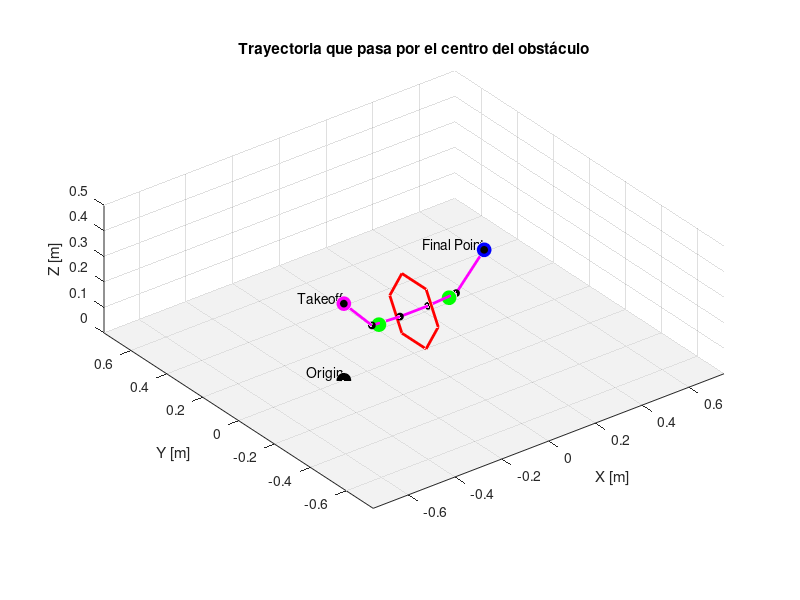

MATLAB code to generate this figure: (Note: this script raises an error after producing the figure.)
% =========================================================================
% PROYECTO DE GRADUACIÓN: HERRAMIENTAS DE SOFTWARE PARA CRAZYFLIE
% Pablo Javier Caal Leiva - 20538
% -------------------------------------------------------------------------
% Prueba de obstáculo hexagonal en Crazyflie con Flow Deck
% =========================================================================

%% Añadir al path las carpetas de comandos usando una ruta relativa
addpath('../../Crazyflie-Matlab');
addpath('../../Robotat');

%% Generación de trayectoria interpolada
% Puntos importantes
origin = [-0.3, 0, 0];
takeoff_point = origin(1:3) + [0,0,0.3];
obstacle_point = [0, 0, 0.3, 0, 0, deg2rad(0)]; 
final_point = [0.3, 0, 0.3];

% Geometría del obstáculo
diameter = 0.27;
radius = diameter / 2;
obstacle_point(3) = obstacle_point(3) - radius;
theta = linspace(0, 2*pi, 7); 
hexagon_y = radius * cos(theta); 
hexagon_z = radius * sin(theta) + obstacle_point(3); 
apply_yaw = @(x, y, yaw) [cos(yaw) -sin(yaw); sin(yaw) cos(yaw)] * [x; y];
yaw_obstacle = obstacle_point(6);  % Ángulo de yaw en radianes
rotated_hexagon = apply_yaw(zeros(size(hexagon_y)), hexagon_y, yaw_obstacle);

obstacle_distance = 0.15;  
pre_obstacle = obstacle_point(1:3) - obstacle_distance * [cos(yaw_obstacle), sin(yaw_obstacle), 0];
post_obstacle = obstacle_point(1:3) + obstacle_distance * [cos(yaw_obstacle), sin(yaw_obstacle), 0];

% Crear la figura
figure;
hold on;
[x_floor, y_floor] = meshgrid(-1:0.1:1, -1:0.1:1);
z_floor = zeros(size(x_floor));
surf(x_floor, y_floor, z_floor, 'FaceColor', [0.9 0.9 0.9], 'EdgeColor', 'none', 'FaceAlpha', 0.5); % Dibujar el piso

% Graficar el obstáculo rotado con el yaw aplicado
plot3(obstacle_point(1) + rotated_hexagon(1, :), obstacle_point(2) + rotated_hexagon(2, :), hexagon_z, 'r', 'LineWidth', 2);
% Graficar el origen como un punto
plot3(origin(1), origin(2), origin(3), 'ko', 'MarkerSize', 10, 'MarkerFaceColor', 'k');
text(origin(1), origin(2), origin(3), 'Origin', 'VerticalAlignment', 'bottom', 'HorizontalAlignment', 'right');
% Graficar el punto de takeoff como un punto
plot3(takeoff_point(1), takeoff_point(2), takeoff_point(3), 'mo', 'MarkerSize', 10, 'MarkerFaceColor', 'm');
text(takeoff_point(1), takeoff_point(2), takeoff_point(3), 'Takeoff', 'VerticalAlignment', 'bottom', 'HorizontalAlignment', 'right');
% Graficar el punto final como un punto
plot3(final_point(1), final_point(2), final_point(3), 'bo', 'MarkerSize', 10, 'MarkerFaceColor', 'b');
text(final_point(1), final_point(2), final_point(3), 'Final Point', 'VerticalAlignment', 'bottom', 'HorizontalAlignment', 'right');
% Graficar el punto pre-obstacle y post-obstacle
plot3(pre_obstacle(1), pre_obstacle(2), pre_obstacle(3), 'go', 'MarkerSize', 10, 'MarkerFaceColor', 'g');
plot3(post_obstacle(1), post_obstacle(2), post_obstacle(3), 'go', 'MarkerSize', 10, 'MarkerFaceColor', 'g');

% Trayectoria e interpolación
trajectory_points = [takeoff_point; pre_obstacle; obstacle_point(1:3); post_obstacle; final_point];
n_interp = 6; 
t = 1:size(trajectory_points, 1); 
t_interp = linspace(1, t(end), n_interp); 
x_interp = interp1(t, trajectory_points(:, 1), t_interp, 'pchip');
y_interp = interp1(t, trajectory_points(:, 2), t_interp, 'pchip');
z_interp = interp1(t, trajectory_points(:, 3), t_interp, 'pchip');
plot3(x_interp, y_interp, z_interp, 'm-', 'LineWidth', 2); % Línea suave
plot3(x_interp, y_interp, z_interp, 'ko', 'MarkerSize', 5, 'MarkerFaceColor', 'k'); % Puntos interpolados

% Configurar los ejes
xlabel('X [m]');
ylabel('Y [m]');
zlabel('Z [m]');
title('Trayectoria que pasa por el centro del obstáculo');
grid on;
axis equal;
xlim([-0.75 0.75]); % Ajustar límites en X
ylim([-0.75 0.75]); % Ajustar límites en Y
zlim([0 0.5]); % Ajustar límites en Z para ver desde el suelo hacia arriba
view(3);
hold off;

% Generar el array de la trayectoria sin el primer punto
x_interp = x_interp(2:end);
y_interp = y_interp(2:end);
z_interp = z_interp(2:end);
trajectory = [x_interp', y_interp', z_interp'];


%% Ejecución de prueba de 9despegue y aterrizaje
dron_id = 8;    
crazyflie_1 = crazyflie_connect(dron_id);
pause(1);
crazyflie_set_position(crazyflie_1, -0.3, 0, 0);
pause(1);
crazyflie_takeoff(crazyflie_1);
pause(3);

for i = 1:size(trajectory,1)
    crazyflie_move_to_position(crazyflie_1, trajectory(i,1), trajectory(i,2), trajectory(i,3));
    pause(0.1);
end

crazyflie_land(crazyflie_1);
pause(2);
crazyflie_disconnect(crazyflie_1);